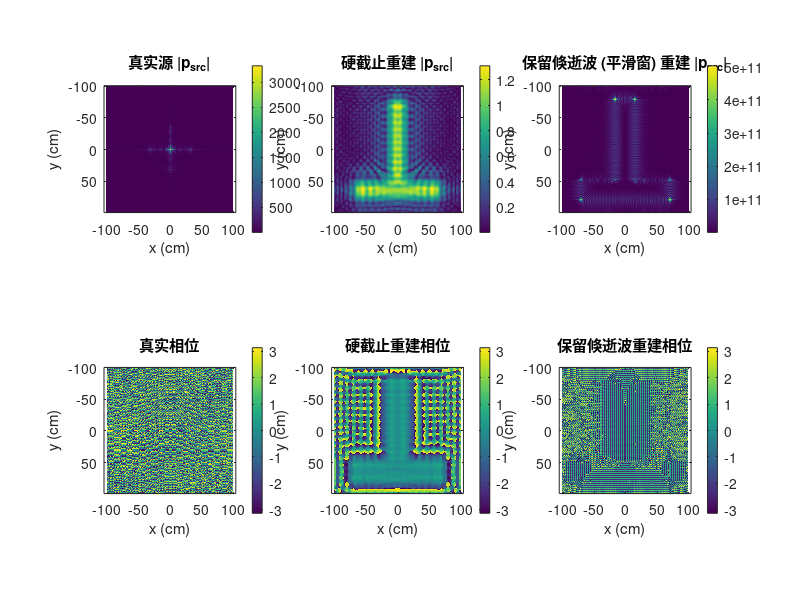
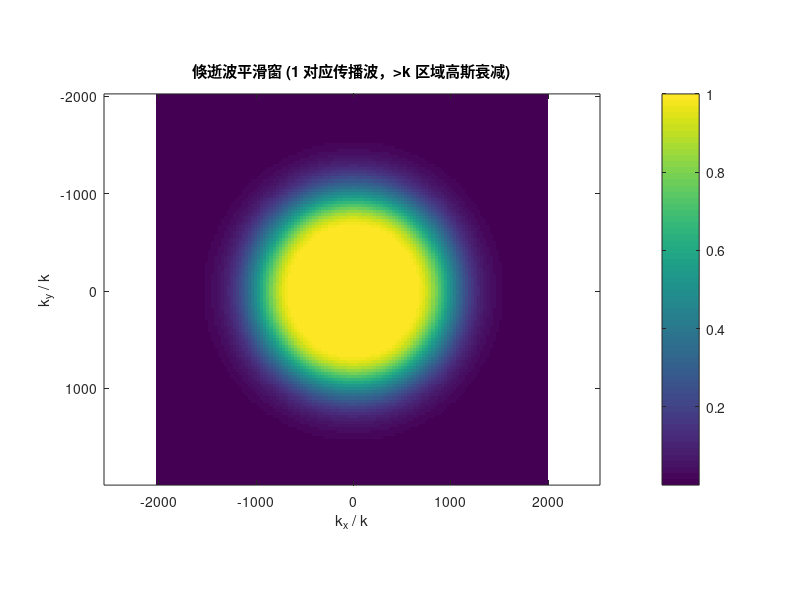

MATLAB code to generate these figures, in order:
%% 角谱反演法（保留倏逝波）：已知测量平面复声压 → 源平面幅值与相位
% 特点：反向传播时包含倏逝波，但使用平滑窗限制放大，提高近场重建精度。
% 输入：测量平面复声压 p_meas（Ny × Nx）
% 输出：源平面幅值 amp_src 与相位 phase_src

clear; close all; clc;

%% 1. 物理与采样参数（请根据实验修改）
c = 343;                % 声速 (m/s)
f = 3430;               % 频率 (Hz)
lambda = c / f;         % 波长 (m)
k = 2*pi / lambda;      % 波数

Lx = 2;               % x方向物理尺寸 (m)
Ly = 2;               % y方向物理尺寸 (m)
Nx = 128;               % x方向采样点数
Ny = 128;               % y方向采样点数
dx = Lx / Nx; 
dy = Ly / Ny;

d_meas = 0.2;           % 测量平面与源平面的距离 (m)

% 空间频率网格
fx = (-Nx/2 : Nx/2-1) / Lx; 
fy = (-Ny/2 : Ny/2-1) / Ly;
[Fx, Fy] = meshgrid(fx, fy);
kx = 2*pi * Fx;
ky = 2*pi * Fy;
k_rho = sqrt(kx.^2 + ky.^2);   % 径向波数

%% 2. 准备测量平面复声压 p_meas（仿真示例，可替换为实测数据）
x = (-Nx/2 : Nx/2-1) * dx;
y = (-Ny/2 : Ny/2-1) * dy;
[X, Y] = meshgrid(x, y);

% 假想源平面真实声压（点源，包含倏逝波细节）
%xs = 0.02; ys = 0.01;         % 点源位置
%sigma_s = 0.005;              % 很小的高斯宽度 → 含丰富倏逝波成分
%p_src_true = exp(-((X-xs).^2 + (Y-ys).^2) / (2*sigma_s^2));

% 正向传播得到测量平面声压
%P_src_true = fftshift(fft2(fftshift(p_src_true)));
kz = sqrt(k^2 - kx.^2 - ky.^2);
kz = real(kz) + 1j*abs(imag(kz));  % 正传播：倏逝波衰减
%G_forward = exp(1j * kz * d_meas);
%p_meas = ifftshift(ifft2(ifftshift(P_src_true .* G_forward)));

%% 3.载入实际数据
load('my_measured_pressure.mat');  % 替换为实际数据加载语句

%% 4. 角谱反演：保留倏逝波并施加平滑窗
P_meas = fftshift(fft2(fftshift(p_meas)));

% 完整反向传播核（包含倏逝波指数增长部分）
G_back = exp(-1j * kz * d_meas);

% ---- 方法1：硬截止（仅传播波，丢弃倏逝波） ----
mask_hard = (k_rho <= k);
G_inv_hard = G_back .* mask_hard;

% 重建源平面（硬截止）
P_src_hard = P_meas .* G_inv_hard;
p_src_hard = ifftshift(ifft2(ifftshift(P_src_hard)));

% ---- 方法2：平滑窗保留倏逝波（高斯衰减） ----
% 目的：允许部分倏逝波参与重建，但抑制高频噪声的指数放大。
% 窗函数定义：对于 k_rho > k，以高斯函数逐渐衰减。
alpha = 2;   % 衰减因子，越大衰减越快（可调参数，典型值1~5）
win = ones(size(k_rho));
idx = k_rho > k;
win(idx) = exp(-alpha * ((k_rho(idx) - k)/k).^2);  % 高斯平滑衰减

G_inv_smooth = G_back .* win;

% 重建源平面（平滑窗）
P_src_smooth = P_meas .* G_inv_smooth;
p_src_smooth = ifftshift(ifft2(ifftshift(P_src_smooth)));

%% 5. 提取幅值与相位
% 硬截止结果
amp_hard = abs(p_src_hard);
phase_hard = angle(p_src_hard);
% 平滑窗结果
amp_smooth = abs(p_src_smooth);
phase_smooth = angle(p_src_smooth);

%% 6. 结果对比与可视化
figure('Name', '倏逝波处理对比 (无噪声)', 'Position', [50 50 1400 800]);

subplot(2,3,1);
imagesc(x*100, y*100, abs(P_meas)); axis equal tight; colorbar;
xlabel('x (cm)'); ylabel('y (cm)'); title('真实源 |p_{src}|');

subplot(2,3,2);
imagesc(x*100, y*100, amp_hard); axis equal tight; colorbar;
xlabel('x (cm)'); ylabel('y (cm)'); title('硬截止重建 |p_{src}|');

subplot(2,3,3);
imagesc(x*100, y*100, amp_smooth); axis equal tight; colorbar;
xlabel('x (cm)'); ylabel('y (cm)'); title('保留倏逝波 (平滑窗) 重建 |p_{src}|');

subplot(2,3,4);
imagesc(x*100, y*100, angle(P_meas)); axis equal tight; colorbar;
xlabel('x (cm)'); ylabel('y (cm)'); title('真实相位');

subplot(2,3,5);
imagesc(x*100, y*100, phase_hard); axis equal tight; colorbar;
xlabel('x (cm)'); ylabel('y (cm)'); title('硬截止重建相位');

subplot(2,3,6);
imagesc(x*100, y*100, phase_smooth); axis equal tight; colorbar;
xlabel('x (cm)'); ylabel('y (cm)'); title('保留倏逝波重建相位');

% 显示倏逝波窗函数
figure;
imagesc(fx*k, fy*k, win); axis equal tight; colorbar;
xlabel('k_x / k'); ylabel('k_y / k');
title('倏逝波平滑窗 (1 对应传播波，>k 区域高斯衰减)');

% 定量误差对比
err_amp_hard = norm(abs(P_meas(:)) - amp_hard(:)) / norm(abs(P_meas(:)));
err_amp_smooth = norm(abs(P_meas(:)) - amp_smooth(:)) / norm(abs(P_meas(:)));
fprintf('硬截止方法：幅度相对误差 = %.4f\n', err_amp_hard);
fprintf('保留倏逝波 (平滑窗)：幅度相对误差 = %.4f\n', err_amp_smooth);

%% 6. 使用建议
% 1. 调节 alpha 参数：alpha 越小，保留的倏逝波越多，对噪声越敏感；
%    实测数据有噪声时需适当加大 alpha 或改用正则化方法。
% 2. 平滑窗不仅限于高斯型，也可使用余弦衰减、指数窗等。
% 3. 当 d_meas 很大时，倏逝波已自然衰减殆尽，保留它们无实际意义。
